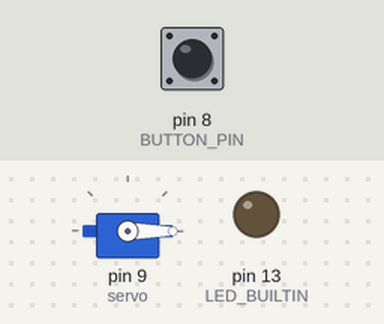
The program below on a simulated Arduino Nano, built with avr-gcc and run on an emulated ATmega328P. Shown: servo, output pins drawn as LEDs (lit = HIGH). The test bench sets the inputs (shaded band); at power-on: pin 8 (BUTTON_PIN) LOW.

Above: at 1.2 s.
1.3 s: pin 8 (BUTTON_PIN) pulled HIGH for 0.15 s
At 1.8 s:
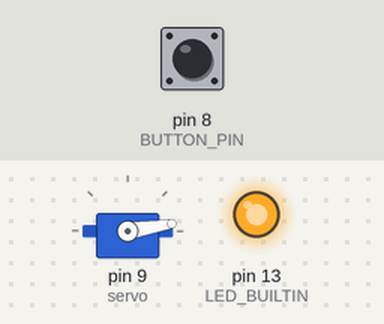
At 2.4 s:
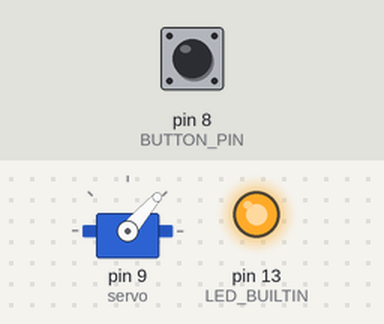
4.3 s: pin 8 (BUTTON_PIN) pulled HIGH for 1 s
At 5.9 s:
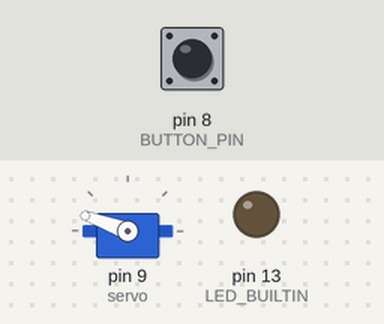
Timing chart, 0 to 7.4 s (numbered marks = the images above; inputs shaded):
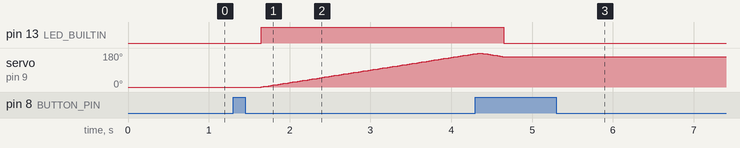

The program:

main.cpp
```cpp
#include <Arduino.h>
#include <Servo.h>

#define BUTTON_PIN 8
#define BUTTON_CLICK_THRESHOLD 350

#define SERVO_THRESHOLD 15

void blink(uint8_t pin, unsigned long ms, size_t steps);
unsigned long elapsed();

bool active = false;
bool is_pressed = false;
size_t button_clicks = 0;
unsigned long last_click = 0;

Servo servo;
int servo_pos = 0;
bool servo_reverse = false;
unsigned long last_servo_tick = 0;

void setup() {
    pinMode(LED_BUILTIN, OUTPUT);
    pinMode(BUTTON_PIN, INPUT);

    servo.attach(9);
    servo.write(0);
}

void loop() {
    bool clicked = digitalRead(BUTTON_PIN) == HIGH;

    if (!is_pressed && clicked) {
        if (button_clicks > 0 && elapsed() <= BUTTON_CLICK_THRESHOLD) {
            button_clicks++;
        } else {
            button_clicks = 1;
        }

        is_pressed = true;
        last_click = millis();
    } else if (is_pressed && !clicked) {
        is_pressed = false;
    }

    if (button_clicks >= 2) {
        button_clicks = 0;
        last_click = 0;

        servo.write(servo_pos = 0);

        blink(LED_BUILTIN, 1000, 4);
    } else if (elapsed() > BUTTON_CLICK_THRESHOLD && button_clicks == 1) {
        active = !active;
        button_clicks = 0;
        last_click = 0;
    }

    digitalWrite(LED_BUILTIN, active);

    if (!active) return;
    if (millis() - last_servo_tick >= SERVO_THRESHOLD) {
        last_servo_tick = millis();

        servo_reverse = (!servo_reverse && servo_pos >= 180)
            || (servo_reverse && servo_pos > 0);
        servo_pos = servo_reverse ? servo_pos - 1 : servo_pos + 1;

        servo.write(servo_pos);
    }
}

bool read_button(uint8_t pin) {

}

void blink(uint8_t pin, unsigned long ms, size_t cycles) {
    unsigned long ms_per_step = ms / (cycles * 2);
    size_t step_counter = 0;

    while (true) {
        if (step_counter >= cycles) break;

        digitalWrite(pin, HIGH);
        delay(ms_per_step);
        digitalWrite(pin, LOW);
        delay(ms_per_step);

        step_counter++;
    }
}

unsigned long elapsed() {
    return millis() - last_click;
}
```

Measured:
- after the input at 1.3 s, pin 13 (LED_BUILTIN): LOW → HIGH after 0.35 s; servo on pin 9 (servo): moves from 0° to 177° over 2.6 s, starting after 0.35 s
- after the input at 4.3 s, pin 13 (LED_BUILTIN): HIGH → LOW after 0.35 s
